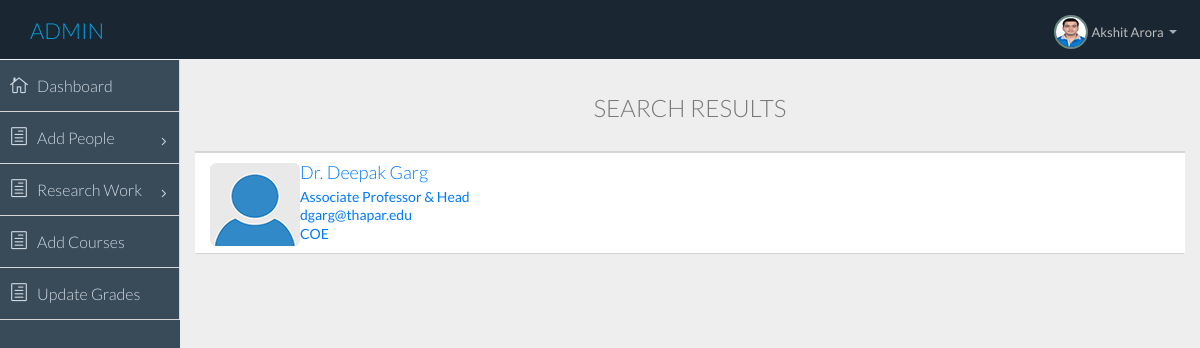
/admin/search_faculty.php?faculty_code=DG (signed in), run on the app's committed database.
### tables this page shows
CREATE TABLE IF NOT EXISTS `faculty` (
  `fid` int(11) NOT NULL,
  `department` varchar(4) NOT NULL,
  `fname` varchar(100) NOT NULL,
  `email` varchar(50) NOT NULL,
  `designation` varchar(300) NOT NULL,
  `r_int` varchar(200) NOT NULL,
  `url` varchar(200) NOT NULL,
  `dob` date NOT NULL,
  `phone` varchar(20) NOT NULL,
  `faculty_code` varchar(4) NOT NULL,
  `def` int(11) NOT NULL DEFAULT '1'
);

### admin/search_faculty.php (the view, shortened to what this page needs)
<?php session_start();error_reporting(0);
if($_SESSION["loggedin"]=="yes" && $_SESSION["role"]=="admin"){
    require 'header.php';$conn = new mysqli("localhost", "root", "","phd");
?>
  <body>
  <section id="container" class="">
      <?php require'topbar.php';?>
      <?php require 'sidebar.php';?>
      <section id="main-content">
          <section class="wrapper">
			  <div class="row">
				<div class="col-lg-12">
					<center><h3>SEARCH RESULTS</h3></center><br>
                  </div>
              </div>
              <div class="row">
<?php
    if( ( !isset($_GET["faculty_code"]) && !isset($_GET["fname"]) && !isset($_GET["phone"]) && !isset($_GET["email"]) && !isset($_GET["designation"]) && !isset($_GET["dob"])) || ( empty($_GET["faculty_code"]) && empty($_GET["fname"]) && empty($_GET["phone"]) &&  empty($_GET["email"]) && empty($_GET["designation"]) && empty($_GET["dob"]) ) ) {
        echo "<h4>&nbsp;&nbsp;&nbsp;&nbsp;No parameters to search</h4>";
} else {
        echo "<div class='col-sm-12 bootcards-list' id='list' data-title='students'>";
        $sql = "SELECT * from faculty WHERE def=1";
        if(isset($_GET["faculty_code"]) && !empty($_GET["faculty_code"]) ) {
            $sql .= " AND faculty_code LIKE '%".$_GET["faculty_code"]."%'";
        }
    if ($result=mysqli_query($conn,$sql))
    {
        echo "<div class='panel panel-default'>";
        echo "<div class='list-group'>";
  while ($row=mysqli_fetch_assoc($result))
    {
      echo "<a class='list-group-item' href='cinfo_2.php?f_code="; echo $row["faculty_code"]; echo "'>";
      echo "<img src='img/now/avatar1.png' class='img-rounded pull-left'/>
        <h4 class='list-group-item-heading'>";echo $row["fname"]; echo "</h4>";
      echo "<p class='list-group-item-text'>"; echo $row["designation"]; echo "</p>";
      echo "<p class='list-group-item-text'>"; echo $row["email"];  echo "</p>";
      echo "<p class='list-group-item-text'>"; echo $row["department"];  echo "</p>";
      echo "</a>";
    }
        echo "</div>";
        echo "</div>";
  mysqli_free_result($result); echo "</div>";
    }
    }
?>
              </div>
          </section>
      </section>
      </section>
  </body>
</html>
<?php
}
?>

### data on the page
faculty: fname "Dr. Deepak Garg", designation "Associate Professor & Head", email "dgarg@thapar.edu", department "COE"

### other printed values
$_SESSION["name"] "Akshit Arora"
